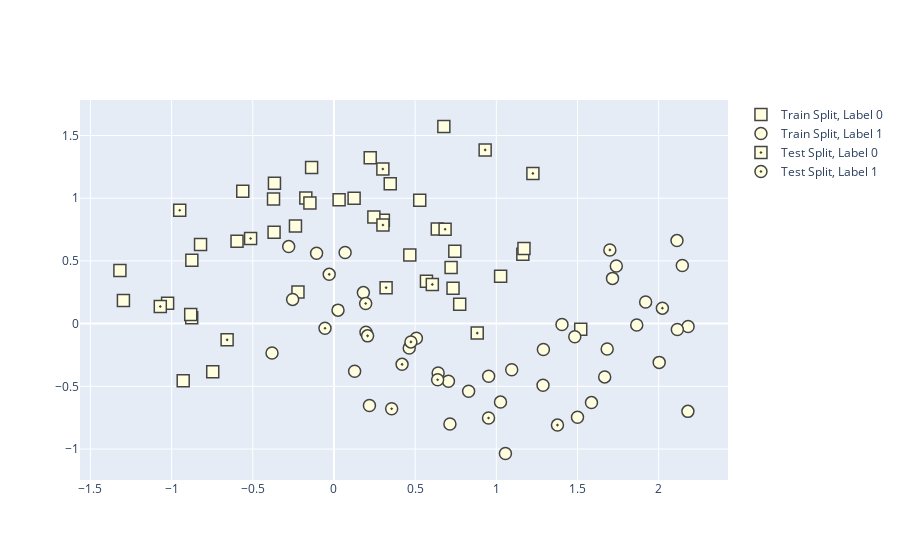

Notebook source saved alongside this figure:
### Code cell
import plotly.graph_objects as go
import numpy as np
from sklearn.datasets import make_moons
from sklearn.model_selection import train_test_split
from sklearn.neighbors import KNeighborsClassifier

# buat 100 data
X, y = make_moons(noise=0.3, random_state=0)
# pecah data 3:1 X,y
X_train, X_test, y_train, y_test = train_test_split(
    X, y.astype(str), test_size=0.25, random_state=0)

trace_specs = [
    [X_train, y_train, '0', 'Train', 'square'],
    [X_train, y_train, '1', 'Train', 'circle'],
    [X_test, y_test, '0', 'Test', 'square-dot'],
    [X_test, y_test, '1', 'Test', 'circle-dot']
]

fig = go.Figure(
    data=[
        go.Scatter(
            x=X[y==label, 0],
            y=X[y==label, 1],
            name=f'{split} Split, Label {label}',
            mode='markers',
            marker_symbol=marker
        )
        for X, y, label, split, marker in trace_specs
    ]
)

fig.update_traces(
    marker_size=12, marker_line_width=1.5,
    marker_color="lightyellow"
)
fig.show()

### Figure 1 — Plotly figure (JSON) as saved in the notebook; plotly's stock layout.template omitted (floating-point values rounded to 4 significant figures)
{"data": [{"marker": {"color": "lightyellow", "line": {"width": 1.5}, "size": 12, "symbol": "square"}, "mode": "markers", "name": "Train Split, Label 0", "type": "scatter", "x": [-1.025, 0.5697, -1.297, 0.3467, 0.6365, -0.1377, 0.7444, -0.2371, 0.5282, -0.3723, -0.8762, -0.3665, 0.3043, 1.52, -0.8217, 0.03159, -0.1733, 0.7216, -0.1481, -0.2217, -0.9286, 0.4673, 1.163, 0.7746, -1.319, -0.597, 1.17, -0.8823, -0.7466, -0.5618, 0.6768, 0.2233, 0.2458, 0.7335, 0.1241, -0.8754, -0.3689, 1.027], "y": [0.1619, 0.3374, 0.1841, 1.116, 0.7544, 1.245, 0.5766, 0.7788, 0.983, 0.9929, 0.04657, 1.12, 0.8237, -0.04516, 0.6314, 0.987, 1.002, 0.4472, 0.9616, 0.2516, -0.4563, 0.547, 0.5529, 0.1538, 0.4231, 0.6572, 0.5984, 0.07249, -0.383, 1.055, 1.572, 1.322, 0.8496, 0.2816, 1.001, 0.5054, 0.7289, 0.3778]}, {"marker": {"color": "lightyellow", "line": {"width": 1.5}, "size": 12, "symbol": "circle"}, "mode": "markers", "name": "Train Split, Label 1", "type": "scatter", "x": [1.29, 1.668, -0.3815, 2.181, 0.1273, 2.146, 2.115, 0.6417, 0.8295, -0.2545, 2.113, -0.107, 0.06873, 1.92, 1.405, 2.003, 0.7052, -0.2788, 1.056, 1.288, 0.02494, 1.865, 0.5076, 1.483, 0.9529, 2.18, 1.739, 0.1812, 1.026, 1.095, 1.5, 1.683, 0.4636, 1.716, 0.2186, 1.586, 0.7144], "y": [-0.2069, -0.4249, -0.2349, -0.02292, -0.3797, 0.463, -0.04624, -0.3937, -0.5393, 0.1932, 0.6621, 0.5618, 0.5665, 0.1725, -0.007057, -0.3091, -0.4589, 0.6142, -1.036, -0.491, 0.1075, -0.01108, -0.1173, -0.1052, -0.4198, -0.6998, 0.459, 0.2472, -0.6257, -0.3684, -0.7464, -0.202, -0.1952, 0.3607, -0.6525, -0.6298, -0.7999]}, {"marker": {"color": "lightyellow", "line": {"width": 1.5}, "size": 12, "symbol": "square-dot"}, "mode": "markers", "name": "Test Split, Label 0", "type": "scatter", "x": [0.6059, 0.8825, 0.3012, 0.3212, -0.5135, 0.3017, 1.225, 0.6845, -0.6581, -1.07, -0.95, 0.9313], "y": [0.3125, -0.07576, 1.233, 0.2867, 0.6787, 0.786, 1.198, 0.7529, -0.1294, 0.1367, 0.9036, 1.385]}, {"marker": {"color": "lightyellow", "line": {"width": 1.5}, "size": 12, "symbol": "circle-dot"}, "mode": "markers", "name": "Test Split, Label 1", "type": "scatter", "x": [0.1973, 0.1954, 0.3554, 1.377, 2.023, 1.699, 0.6386, 0.9522, 0.474, 0.4195, -0.02922, 0.2072, -0.05514], "y": [-0.06802, 0.1609, -0.6785, -0.8092, 0.1233, 0.5877, -0.4472, -0.7531, -0.1458, -0.3248, 0.3929, -0.09767, -0.03733]}], "layout": {}}
